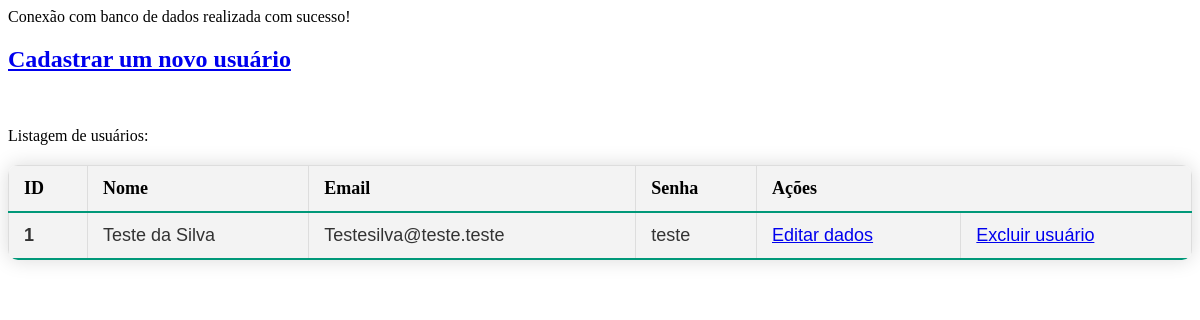
The app's page /, older data.
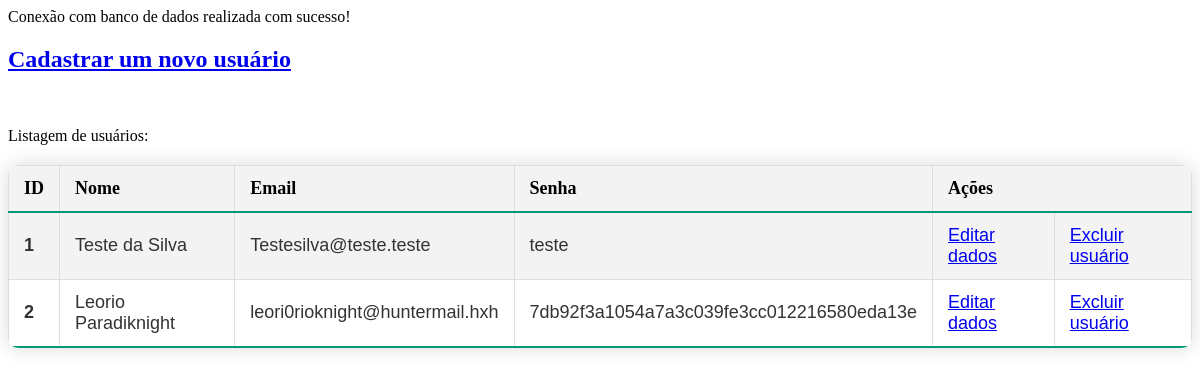
The same page, newer data.
### tables this page shows
CREATE TABLE "usuarios"
(
    id    integer
        constraint usuarios_pk
            primary key autoincrement,
    nome  varchar(255),
    email varchar(255),
    senha text
);

### Usuarios.php (called while the page is built, shortened)
<?php
class Usuarios
{
    private PDO $pdo;
    public function __construct($pdo)
    {
        $this->pdo = $pdo;
    }
    public function listarTodos()
    {
        $sql = "SELECT * FROM usuarios";
        $stmt = $this->pdo->prepare($sql);
        $stmt->execute();
        return $stmt->fetchAll(PDO::FETCH_ASSOC);
    }
}

### index.php (the view, shortened to what this page needs)
<?php
require_once ("connect.php");
require_once("Usuarios.php");
$usuario = new Usuarios($pdo);
$lista = $usuario->listarTodos();
?>
<!doctype html>
<html lang="pt-BR">
<head>
    <link rel="stylesheet" href="tabelaestilo.css">
</head>
<body>
<main>
    <h2><a href="formcadastro.php">Cadastrar um novo usuário</a></h2><br>
</main>
<p>Listagem de usuários:</p>
<table>
    <tr>
        <th><strong>ID</strong></th>
        <th>Nome</th>
        <th>Email</th>
        <th>Senha</th>
        <th colspan="2">Ações</th>
    </tr>
    <tbody>
    <?php foreach ($lista as $user):?>
    <tr>
        <td><strong><?= $user ['id']?></strong></td>
        <td><?= $user['nome'] ?></td>
        <td><?= $user['email'] ?></td>
        <td><?= $user['senha'] ?></td>
        <td>
            <a href="editardados.php?id=<?= $user['id']; ?>">Editar dados</a>
        </td>
        <td>
            <a href="excluirdados.php?id=<?= $user['id']; ?>">Excluir usuário</a>
        </td>
    </tr>
    <?php endforeach;?>
    </tbody>
</table>
</body>
</html>

Row changes from the older to the newer data that the page shows:
added usuarios: id "2", nome "Leorio Paradiknight", email "leori0rioknight@huntermail.hxh", senha "7db92f3a1054a7a3c039fe3cc012216580eda13e"
